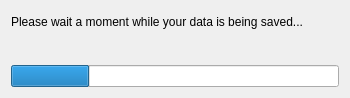
<?xml version="1.0" encoding="UTF-8"?>
<ui version="4.0">
 <class>DlgShutdown</class>
 <widget class="QWidget" name="DlgShutdown">
  <property name="windowModality">
   <enum>Qt::ApplicationModal</enum>
  </property>
  <property name="geometry">
   <rect>
    <x>0</x>
    <y>0</y>
    <width>350</width>
    <height>98</height>
   </rect>
  </property>
  <property name="windowTitle">
   <string>Shutting Down</string>
  </property>
  <layout class="QVBoxLayout" name="verticalLayout">
   <item>
    <widget class="QLabel" name="label">
     <property name="text">
      <string>Please wait a moment while your data is being saved...</string>
     </property>
    </widget>
   </item>
   <item>
    <widget class="QLabel" name="lblAction">
     <property name="text">
      <string/>
     </property>
    </widget>
   </item>
   <item>
    <widget class="QProgressBar" name="progressBar">
     <property name="value">
      <number>24</number>
     </property>
     <property name="textVisible">
      <bool>false</bool>
     </property>
    </widget>
   </item>
  </layout>
 </widget>
 <resources/>
 <connections/>
</ui>
